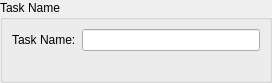
<?xml version="1.0" encoding="UTF-8"?>
<ui version="4.0">
 <class>TaskNameEditor</class>
 <widget class="QWidget" name="TaskNameEditor">
  <property name="geometry">
   <rect>
    <x>0</x>
    <y>0</y>
    <width>272</width>
    <height>74</height>
   </rect>
  </property>
  <property name="windowTitle">
   <string>Form</string>
  </property>
  <layout class="QVBoxLayout" name="verticalLayout">
   <property name="margin">
    <number>0</number>
   </property>
   <item>
    <widget class="QGroupBox" name="groupBox">
     <property name="title">
      <string>Task Name</string>
     </property>
     <layout class="QHBoxLayout" name="horizontalLayout">
      <item>
       <layout class="QFormLayout" name="formLayout">
        <item row="0" column="0">
         <widget class="QLabel" name="label">
          <property name="text">
           <string>Task Name:</string>
          </property>
         </widget>
        </item>
        <item row="1" column="0">
         <widget class="QLabel" name="emptorRulerofEmptonia">
          <property name="text">
           <string/>
          </property>
         </widget>
        </item>
        <item row="0" column="1">
         <widget class="QLineEdit" name="taskNameEdit"/>
        </item>
       </layout>
      </item>
     </layout>
    </widget>
   </item>
  </layout>
 </widget>
 <resources/>
 <connections/>
</ui>
